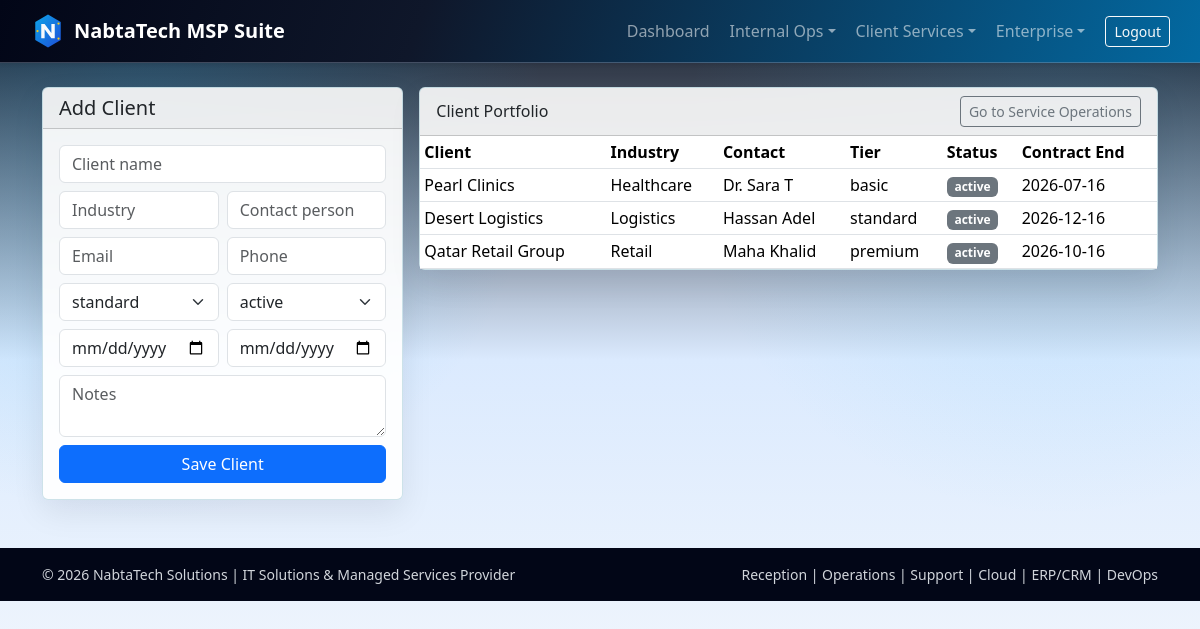
The page /clients.php (signed in) on the database its author committed.
### tables this page shows
CREATE TABLE IF NOT EXISTS clients (
    client_id INT AUTO_INCREMENT PRIMARY KEY,
    client_name VARCHAR(120) NOT NULL,
    industry VARCHAR(80),
    contact_person VARCHAR(120),
    contact_email VARCHAR(120),
    contact_phone VARCHAR(25),
    service_tier ENUM('basic', 'standard', 'premium') DEFAULT 'standard',
    contract_start DATE,
    contract_end DATE,
    status ENUM('active', 'inactive', 'prospect') DEFAULT 'active',
    notes TEXT,
    created_at TIMESTAMP DEFAULT CURRENT_TIMESTAMP
);

### src/db.php (called while the page is built, shortened)
<?php
function db(): PDO
{
    $host = env('DB_HOST', env('MYSQLHOST', '127.0.0.1'));
    $port = env('DB_PORT', env('MYSQLPORT', '3306'));
    $name = env('DB_NAME', env('MYSQLDATABASE', 'nabtatech_office'));
    $user = env('DB_USER', env('MYSQLUSER', 'root'));
    $pass = env('DB_PASS', env('MYSQLPASSWORD', ''));
    $dsn = sprintf('mysql:host=%s;port=%s;dbname=%s;charset=utf8mb4', $host, $port, $name);
    $pdo = new PDO($dsn, $user, $pass, [
        PDO::ATTR_ERRMODE => PDO::ERRMODE_EXCEPTION,
        PDO::ATTR_DEFAULT_FETCH_MODE => PDO::FETCH_ASSOC,
    ]);
    return $pdo;
}

### src/helpers.php (called while the page is built, shortened)
<?php
function e(string $value): string
{
    return htmlspecialchars($value, ENT_QUOTES, 'UTF-8');
}

### public/clients.php (the view, shortened to what this page needs)
<?php
$clients = db()->query('SELECT client_id, client_name, industry, contact_person, service_tier, status, contract_end FROM clients ORDER BY client_id DESC LIMIT 80')->fetchAll();
?>
<div class="row g-3">
    <div class="col-lg-4">
        <div class="card glass-card tech-card">
            <div class="card-header"><h1 class="h5 mb-0">Add Client</h1></div>
            <div class="card-body">
                <form method="post" class="row g-2">
                    <div class="col-12"><input class="form-control" name="client_name" placeholder="Client name" required></div>
                    <div class="col-6"><input class="form-control" name="industry" placeholder="Industry"></div>
                    <div class="col-6"><input class="form-control" name="contact_person" placeholder="Contact person"></div>
                    <div class="col-6"><input class="form-control" name="contact_email" placeholder="Email"></div>
                    <div class="col-6"><input class="form-control" name="contact_phone" placeholder="Phone"></div>
                    <div class="col-6"><select class="form-select" name="service_tier"><option>basic</option><option selected>standard</option><option>premium</option></select></div>
                    <div class="col-6"><select class="form-select" name="status"><option>active</option><option>inactive</option><option>prospect</option></select></div>
                    <div class="col-6"><input class="form-control" type="date" name="contract_start"></div>
                    <div class="col-6"><input class="form-control" type="date" name="contract_end"></div>
                    <div class="col-12"><textarea class="form-control" name="notes" rows="2" placeholder="Notes"></textarea></div>
                    <div class="col-12 d-grid"><button class="btn btn-primary">Save Client</button></div>
                </form>
            </div>
        </div>
    </div>
    <div class="col-lg-8">
        <div class="card glass-card tech-card">
            <div class="card-header d-flex justify-content-between align-items-center">
                <h2 class="h6 mb-0">Client Portfolio</h2>
                <a class="btn btn-sm btn-outline-secondary" href="operations.php">Go to Service Operations</a>
            </div>
            <div class="table-responsive">
                <table class="table table-sm mb-0">
                    <thead><tr><th>Client</th><th>Industry</th><th>Contact</th><th>Tier</th><th>Status</th><th>Contract End</th></tr></thead>
                    <tbody>
                    <?php foreach ($clients as $c): ?>
                        <tr>
                            <td><?= e((string) $c['client_name']) ?></td>
                            <td><?= e((string) $c['industry']) ?></td>
                            <td><?= e((string) $c['contact_person']) ?></td>
                            <td><?= e((string) $c['service_tier']) ?></td>
                            <td><span class="badge text-bg-secondary"><?= e((string) $c['status']) ?></span></td>
                            <td><?= e((string) ($c['contract_end'] ?? '')) ?></td>
                        </tr>
                    <?php endforeach; ?>
                    </tbody>
                </table>
            </div>
        </div>
    </div>
</div>

### public/assets/css/style.css (style rules this page uses)
.glass-card { background: rgba(255, 255, 255, 0.93); border: 1px solid rgba(148, 163, 184, 0.35); backdrop-filter: blur(6px); }
.tech-card { border: 1px solid rgba(14, 116, 144, 0.2); box-shadow: 0 12px 32px rgba(2, 6, 23, 0.08); transition: transform 0.2s ease, box-shadow 0.2s ease; }
.table thead { background: #0f172a; color: #e2e8f0; }

### rows shown on the page
clients: client_name "Pearl Clinics", industry "Healthcare", contact_person "Dr. Sara T", service_tier "basic", status "active", contract_end "2026-07-16"
clients: client_name "Desert Logistics", industry "Logistics", contact_person "Hassan Adel", service_tier "standard", status "active", contract_end "2026-12-16"
clients: client_name "Qatar Retail Group", industry "Retail", contact_person "Maha Khalid", service_tier "premium", status "active", contract_end "2026-10-16"
